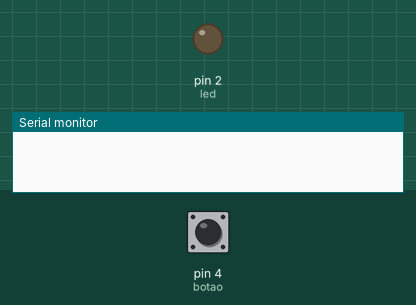
This program was run on a simulated Arduino Uno, built with avr-gcc and run on an emulated ATmega328P. On the bench: output pins drawn as LEDs (lit = HIGH), the last lines printed to the serial monitor. Inputs (shaded band) come from the test bench; at power-on: pin 4 (botao) HIGH.

Above: at 1.2 s.
1.3 s: pin 4 (botao) pulled LOW for 0.15 s
At 2.1 s:
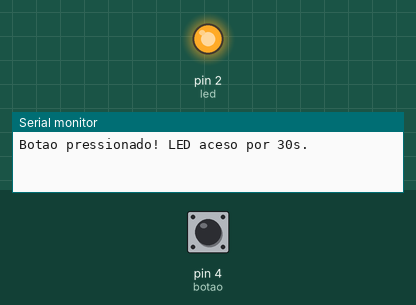
Timing chart, 0 to 32.8 s (numbered marks = the images above; inputs shaded):
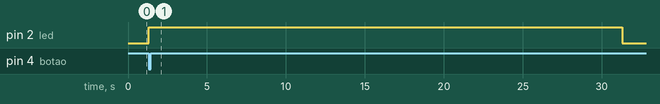

Measured:
- after the input at 1.3 s, pin 2 (led): LOW → HIGH at once, → LOW 30.0 s later

The program:

main.cpp
```cpp
#include <Arduino.h>
int BAUD_RATE = 9600;
int led = 2;
int botao = 4;
unsigned long int tempo_atual = 0;
unsigned long int tempo_anterior = 0;
void setup() {
  Serial.begin(BAUD_RATE);
  pinMode(led, OUTPUT);
  digitalWrite(led, LOW);
  pinMode(botao, INPUT);

}
void loop()
{
  int estado_botao = !digitalRead(botao);
  // Se botão pressionado, acende e inicia a contar
  if (estado_botao && digitalRead(led) == LOW) {
    digitalWrite(led, HIGH);
    tempo_anterior = millis();
    Serial.println("Botao pressionado! LED aceso por 30s.");
  }
  // Se LED aceso
  if (digitalRead(led) == HIGH) {
    tempo_atual = millis();
    if (tempo_atual - tempo_anterior > 30000) {  // 30 segundos
      digitalWrite(led, LOW);
      Serial.println("30s acabaram! LED apagado.");
    }
  }
}
```
